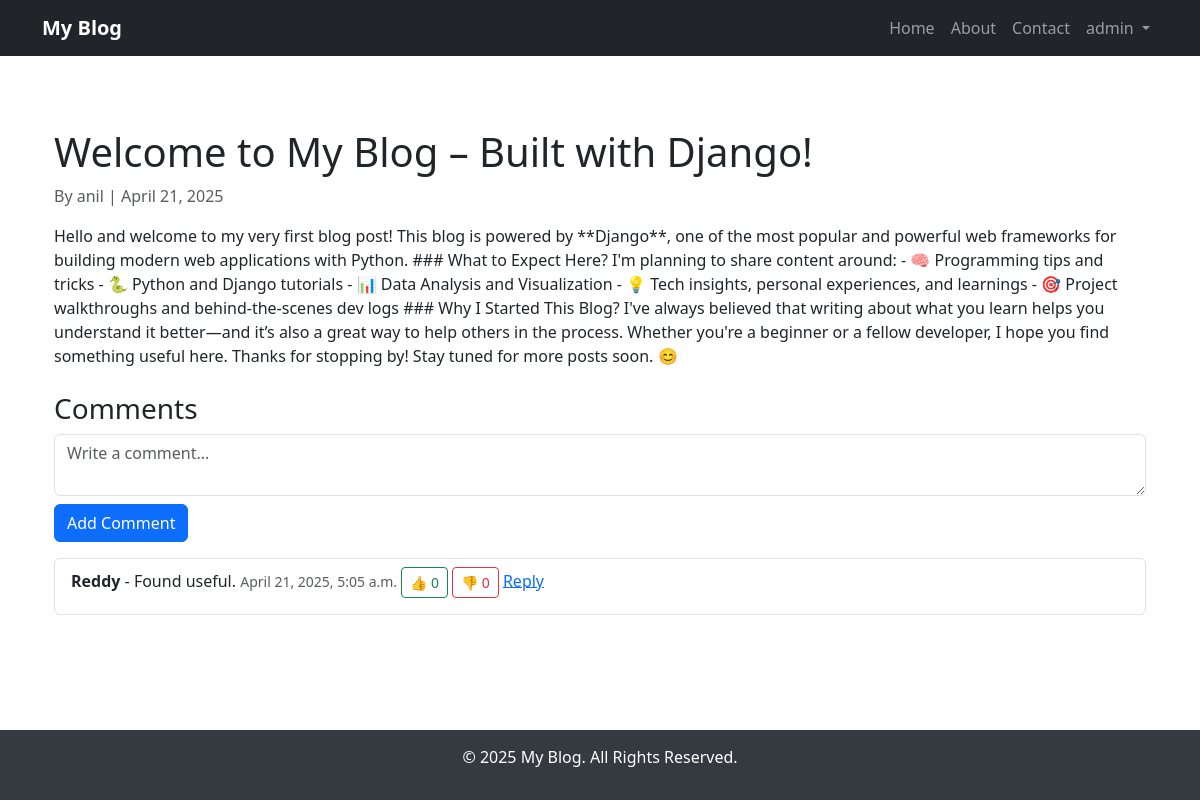
/posts/1/ (signed in), run on the app's committed database.
### blog/models.py (models this page shows, shortened)
class Post(models.Model):
    author = models.ForeignKey(User, on_delete=models.CASCADE, related_name="posts")
    title = models.CharField(max_length=200)
    content = models.TextField()
    created_at = models.DateTimeField(auto_now_add=True)
    updated_at = models.DateTimeField(auto_now=True)
    tags = models.CharField(max_length=255, blank=True)  # Store tags as a comma-separated string

class Comment(models.Model):
    post = models.ForeignKey(Post, on_delete=models.CASCADE, related_name='comments')
    author = models.ForeignKey(User, on_delete=models.CASCADE, related_name='comments')
    comment_content = models.TextField()
    created_at = models.DateTimeField(auto_now_add=True)
    parent = models.ForeignKey('self', null=True, blank=True, on_delete=models.CASCADE, related_name="replies")
    likes = models.IntegerField(default=0)
    dislikes = models.IntegerField(default=0)
    liked_by = models.ManyToManyField(User, related_name="liked_comments", blank=True)
    disliked_by = models.ManyToManyField(User, related_name="disliked_comments", blank=True)

### blog/views.py (the view, shortened to what this page needs)
# urls.py: path('posts/<int:pk>/', post_detail, name='post_detail'),
@login_required
def post_detail(request, pk):
    post = get_object_or_404(Post, pk=pk)
    comments = post.comments.filter(parent__isnull=True)  # Get only parent comments
    return render(request, "blog/post_detail.html", {"post": post, "comments": comments})

### templates/blog/post_detail.html (shortened to what this page needs)
{% extends "base/base.html" %}
{% block content %}
<div class="container py-5">
    <h1>{{ post.title }}</h1>
    <p class="text-muted">By {{ post.author }} | {{ post.created_at|date:"F d, Y" }}</p>
    <p>{{ post.content }}</p>
    <h3 class="mt-4">Comments</h3>
    <form method="post">
        <textarea name="content" class="form-control" rows="2" required placeholder="Write a comment..."></textarea>
        <button type="submit" class="btn btn-primary mt-2">Add Comment</button>
    </form>
    <ul class="list-group mt-3">
        {% for comment in comments %}
        <li class="list-group-item">
            <strong>{{ comment.author }}</strong> - {{ comment.comment_content }}
            <small class="text-muted">{{ comment.created_at }}</small>
            <button class="btn btn-sm btn-outline-success like-btn" data-comment-id="{{ comment.id }}">
                👍 <span class="like-count">{{ comment.likes }}</span>
            </button>
            <button class="btn btn-sm btn-outline-danger dislike-btn" data-comment-id="{{ comment.id }}">
                👎 <span class="dislike-count">{{ comment.dislikes }}</span>
            </button>
            <a href="#" class="reply-link text-primary" data-comment-id="{{ comment.id }}">Reply</a>
        </li>
        {% endfor %}
    </ul>
</div>
{% endblock %}

### templates/base/base.html (shortened to what this page needs)
<!DOCTYPE html>
<html lang="en">
<head>
    <link rel="stylesheet" href="https://cdn.jsdelivr.net/npm/bootstrap@5.3.0/dist/css/bootstrap.min.css">
</head>
<body>
    <nav class="navbar navbar-expand-lg navbar-dark bg-dark">
        <div class="container">
            <a class="navbar-brand fw-bold" href="{% url 'post_list' %}">My Blog</a>
            <div class="collapse navbar-collapse" id="navbarNav">
                <ul class="navbar-nav ms-auto">
                    <li class="nav-item">
                        <a class="nav-link" href="{% url 'post_list' %}">Home</a>
                    </li>
                    <li class="nav-item">
                        <a class="nav-link" href="{% url 'about' %}">About</a>
                    </li>
                    <li class="nav-item">
                        <a class="nav-link" href="{% url 'contact' %}">Contact</a>
                    </li>
                    {% if user.is_authenticated %}
                        <li class="nav-item dropdown">
                            <a class="nav-link dropdown-toggle" href="#" id="userDropdown" role="button" data-bs-toggle="dropdown" aria-expanded="false">
                                {{ user.username }}
                            </a>
                        </li>
                    {% else %}
                        <li class="nav-item">
                            <a class="nav-link" href="{% url 'login' %}">Login</a>
                        </li>
                    {% endif %}
                </ul>
            </div>
        </div>
    </nav>
    <div class="container mt-4 content-wrapper">
        {% block content %}{% endblock %}
    </div>
    <footer>
        <p>&copy; 2025 My Blog. All Rights Reserved.</p>
    </footer>
</body>
</html>

### templates/base/base.html (style rules this page uses)
html, body { height: 100%; margin: 0; display: flex; flex-direction: column; }
.content-wrapper { flex: 1; }
footer { width: 100%; background: #343a40; color: white; text-align: center; padding: 15px 0; }

### data on the page
Post: title "Welcome to My Blog – Built with Django!", author "anil", created_at "April 21, 2025", content "Hello and welcome to my very first blog post! This blog is powered by **Django**, one of the most popular and powerful web frameworks for building modern web applications with Python. ### What to Expect Here? I'm planning to share content around: - 🧠 Programming tips and tricks - 🐍 Python and Django tutorials - 📊 Data Analysis and Visualization - 💡 Tech insights, personal experiences, and learnings - 🎯 Project walkthroughs and behind-the-scenes dev logs ### Why I Started This Blog? I've always believed that writing about what you learn helps you understand it better—and it’s also a great way to help others in the process. Whether you're a beginner or a fellow developer, I hope you find…"
Comment: author "Reddy", comment_content "Found useful.", created_at "April 21, 2025, 5:05 a.m.", likes "0", dislikes "0"

### other printed values
{{ user.username }} "admin"
